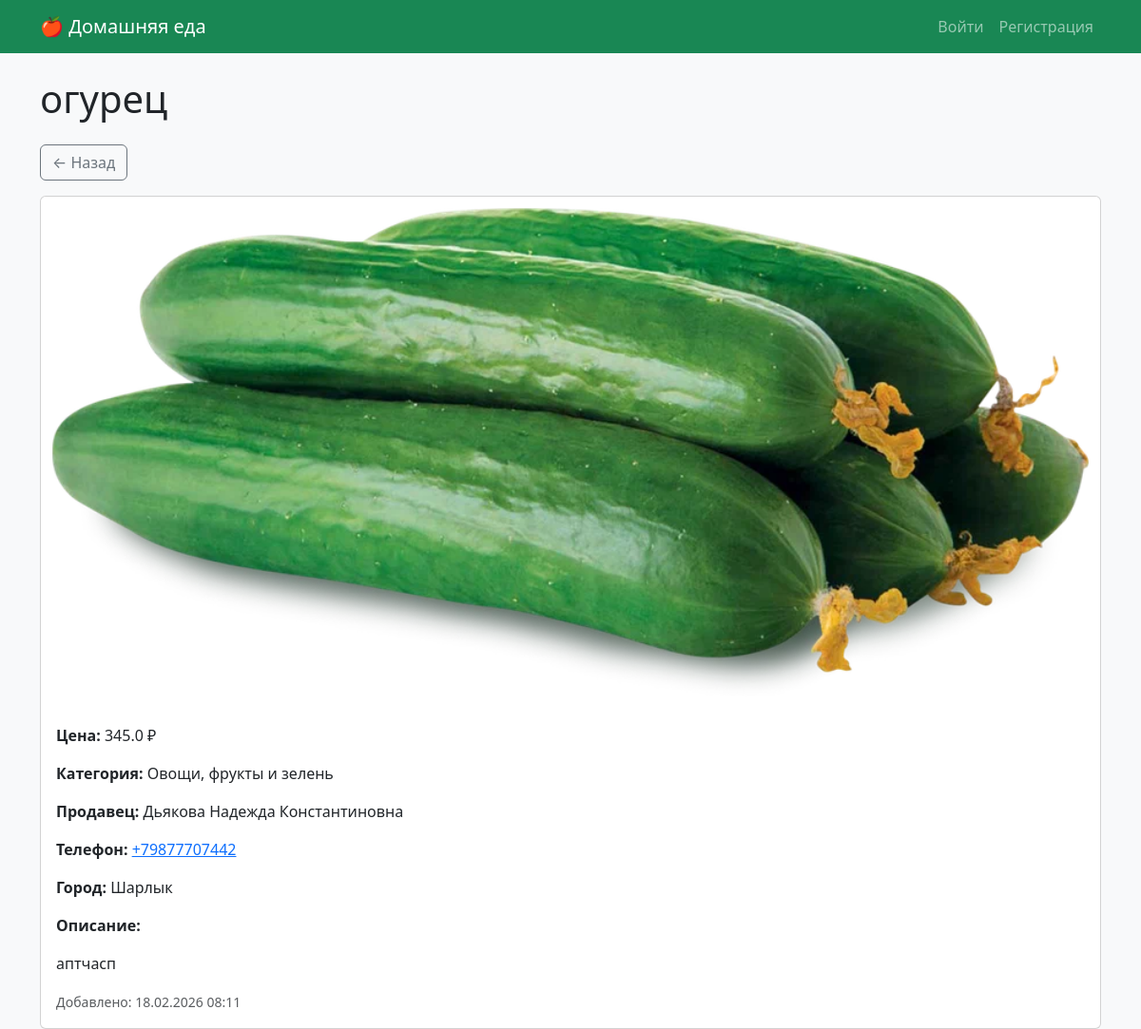
/ad/2, run on the app's committed database.
### models.py (models this page shows)
class Ad(db.Model):
    id = db.Column(db.Integer, primary_key=True)
    title = db.Column(db.String(200), nullable=False)
    description = db.Column(db.Text, nullable=False)
    price = db.Column(db.Float, nullable=False)
    image = db.Column(db.String(200))
    created_at = db.Column(db.DateTime, default=datetime.utcnow)
    category_id = db.Column(db.Integer, db.ForeignKey('category.id'), nullable=False)
    category = db.relationship('Category', backref='ads')
    user_id = db.Column(db.Integer, db.ForeignKey('user.id'), nullable=False)

class Category(db.Model):
    id = db.Column(db.Integer, primary_key=True)
    name = db.Column(db.String(100), unique=True, nullable=False)

class User(UserMixin, db.Model):
    id = db.Column(db.Integer, primary_key=True)
    email = db.Column(db.String(150), unique=True, nullable=False)
    password = db.Column(db.String(150), nullable=False)
    name = db.Column(db.String(100), nullable=False)
    phone = db.Column(db.String(50), nullable=False)
    city = db.Column(db.String(100), nullable=False)
    latitude = db.Column(db.Float)
    longitude = db.Column(db.Float)
    ads = db.relationship('Ad', backref='seller', lazy=True)
    favorites = db.relationship('Ad', secondary=favorites, lazy='subquery',
                                backref=db.backref('favorited_by', lazy=True))

### app.py (the view)
@app.route('/ad/<int:ad_id>')
def ad_detail(ad_id):
    ad = Ad.query.get_or_404(ad_id)
    categories = Category.query.all()
    is_favorite = current_user.is_authenticated and ad in current_user.favorites
    return render_template('ad_detail.html', ad=ad, categories=categories, is_favorite=is_favorite)

### templates/ad_detail.html (shortened to what this page needs)
{% extends "base.html" %}
{% block content %}
<h1 class="mb-4">{{ ad.title }}</h1>
<a href="{{ url_for('index') }}" class="btn btn-outline-secondary mb-3">← Назад</a>
<div class="card">
    {% if ad.image %}
        <img src="{{ url_for('static', filename='uploads/' + ad.image) }}" class="card-img-top">
    {% endif %}
    <div class="card-body">
        <p><strong>Цена:</strong> {{ ad.price }} ₽</p>
        <p><strong>Категория:</strong> {{ ad.category.name }}</p>
        <p><strong>Продавец:</strong> {{ ad.seller.name }}</p>
        <p><strong>Телефон:</strong> <a href="tel:{{ ad.seller.phone }}">{{ ad.seller.phone }}</a></p>
        <p><strong>Город:</strong> {{ ad.seller.city }}</p>
        <p><strong>Описание:</strong></p>
        <p>{{ ad.description }}</p>
        <small class="text-muted">Добавлено: {{ ad.created_at.strftime('%d.%m.%Y %H:%M') }}</small>
    </div>
</div>
{% endblock %}

### data on the page
Ad: title "огурец", image (picture), price "345.0", description "аптчасп", created_at "18.02.2026 08:11"
Category: category.name "Овощи, фрукты и зелень"
User: seller.name "Дьякова Надежда Константиновна", seller.phone "+79877707442", seller.city "Шарлык"
